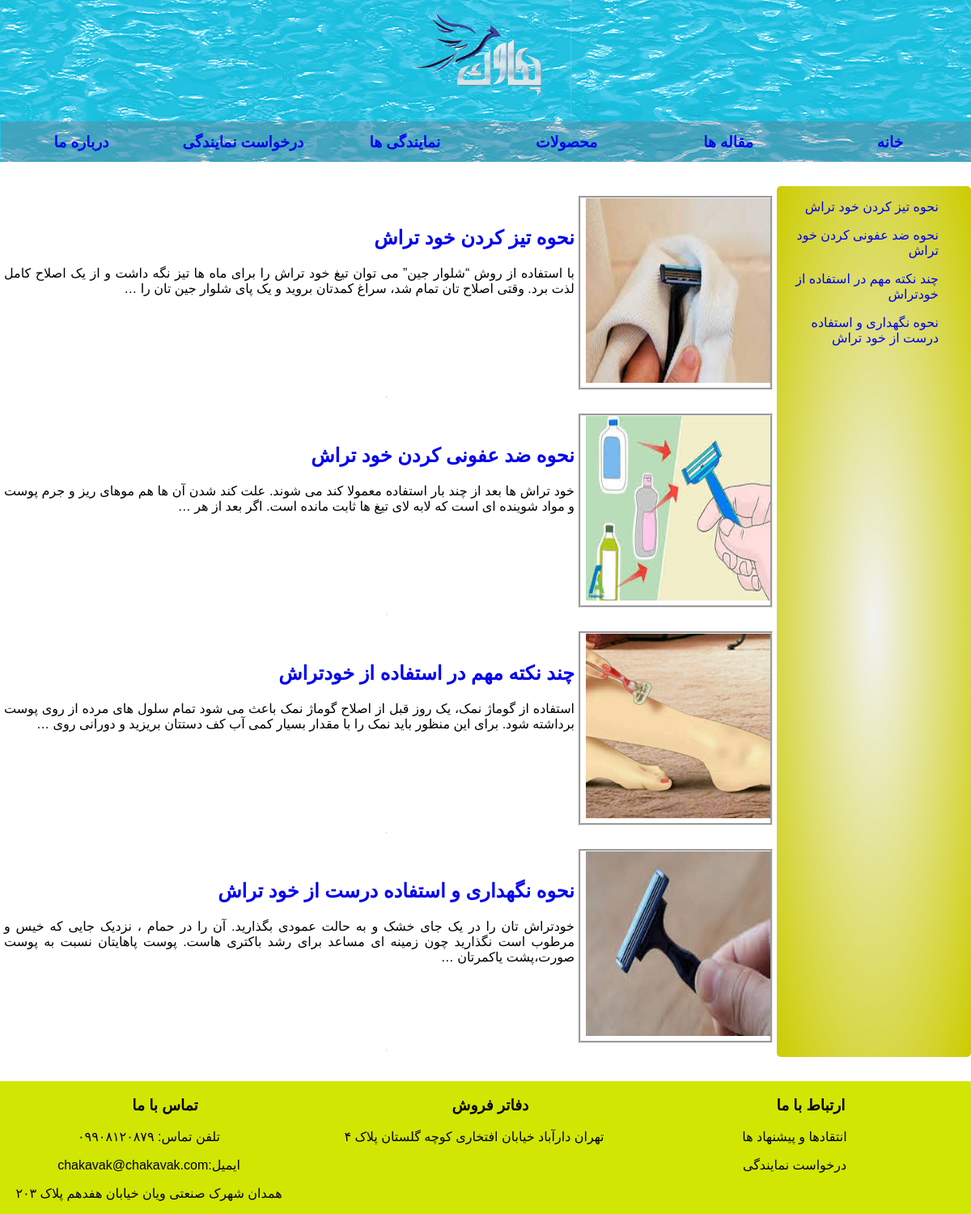
Screenshot of /blog/ with the database file from the repository.
### blog/models.py (models this page shows, shortened)
class Post(models.Model):
    title = models.CharField(max_length=250)
    slug = models.SlugField(max_length=250,unique_for_date='publish')
    body = models.TextField()
    publish = models.DateTimeField(auto_now_add=True)
    image = models.ImageField(blank=True)
    def get_absolute_url(self):
        return reverse('blog:news_detail',
                    args=[self.publish.year,
                        self.publish.month,
                        self.publish.day, self.slug])

### blog/views.py (the view)
# urls.py: path('', views.news, name='news'),
def news (request):
    posts = Post.objects.order_by('-publish')
    return render(request,'blog/blog.html',{'posts': posts})

### templates/blog/blog.html (shortened to what this page needs)
{% extends "base.html" %}
{% load static %}
{% block content %}
<div class="blogpage">
<div class="rightlist">
  {% for i in posts %}
  <ul>
    <li> <div class="rightli">
       <a href="{{ i.get_absolute_url }}"><p>{{i.title}}</p></a></div>
     </li>
  </ul>
  {% endfor %}
</div>
<div class="blogcontent">
  {% for i in posts %}
  <div class="blogitem">
    <div class="blogimg">
      <a href="{{ i.get_absolute_url }}">
      <img src="{{i.image.url}}" alt="{{i.title}}">
      </a>
    </div>
    <div class="blogtext">
      <br>  <a href="{{ i.get_absolute_url }}">
            <h2>{{i.title}}</h2>
          </a>
      <p>{{i.body|truncatewords_html:40}}</p><br>
    </div>
  </div>
  <hr class="line1">
  {% endfor %}
</div>
</div>
{% endblock %}

### main/static/css/base.css (style rules this page uses)
body { margin: 0; padding: 0; border-color: #ffbf00; font-family: IRANSans; }
a { text-decoration: none; }
ul { list-style-type: none; }
* { box-sizing: border-box }
body { font-family: Verdana, sans-serif; margin:0 }
img { vertical-align: middle; }
.blogpage { direction: rtl; display: flex; }
.rightlist { width: 20vw; background-image: radial-gradient( #f2f2f2, #cccc00); background-color: #cccc00; border-radius: 5px; }
.blogcontent { width: 70vw; display: inline-grid; }
.blogitem { display: inline-flex; margin-top: 10px; padding-top:2px; padding-right: 5px; }
.blogimg { width: 20vw; height: 20vw; border-style: groove; }
.blogimg img { width: 19vw; height: 19vw; }
.blogtext { padding-right: 5px; padding-left: 10px; width: 60vw; text-align:justify; }
hr.line1 { border-top: 2px; }

### rows the page displays
Post: title "نحوه تیز کردن خود تراش", image (picture), body "با استفاده از روش “شلوار جین” می توان تیغ خود تراش را برای ماه ها تیز نگه داشت و از یک اصلاح کامل لذت برد. وقتی اصلاح تان تمام شد، سراغ کمدتان بروید و یک پای شلوار جین تان را …"
Post: title "نحوه ضد عفونی کردن خود تراش", image (picture), body "خود تراش ها بعد از چند بار استفاده معمولا کند می شوند. علت کند شدن آن ها هم موهای ریز و جرم پوست و مواد شوینده ای است که لابه لای تیغ ها ثابت مانده است. اگر بعد از هر …"
Post: title "چند نکته مهم در استفاده از خودتراش", image (picture), body "استفاده از گوماژ نمک، یک روز قبل از اصلاح گوماژ نمک باعث می شود تمام سلول های مرده از روی پوست برداشته شود. برای این منظور باید نمک را با مقدار بسیار کمی آب کف دستتان بریزید و دورانی روی …"
Post: title "نحوه نگهداری و استفاده درست از خود تراش", image (picture), body "خودتراش تان را در یک جای خشک و به حالت عمودی بگذارید. آن را در حمام ، نزدیک جایی که خیس و مرطوب است نگذارید چون زمینه ای مساعد برای رشد باکتری هاست. پوست پاهایتان نسبت به پوست صورت،پشت یاکمرتان …"
